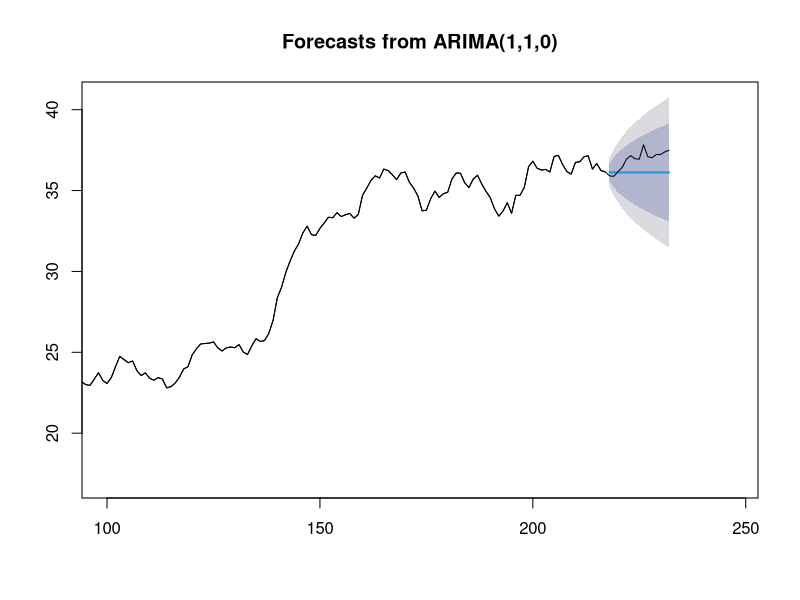
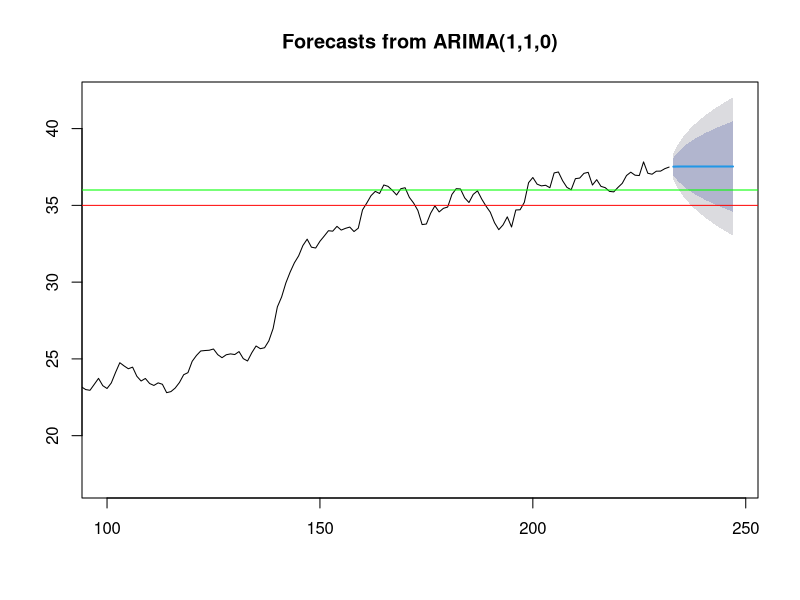

Recreate these plots in R, in order.
# //This tool is currently under development//

# This algorithm uses ARIMA to predict time series data. The hyperparameters 
#  of ARIMA are computed by exhaustive search and thus take some time. 
# The algorithm may be employed to predict stock market data (prices etc.).
# One of my ideas is to apply this automatic ARIMA model to the representation
#  of the time series obtained from LSTM (see MyPythonScripts). By doing
#  that we eliminate the influence of stochastic processes in the market
#  on the final prediction. The advantage of using ARIMA here is that it
#  1) simple and 2) it calculates confidence bounds of the prediction to
#  assess the risk of investments. 

library('forecast')

Data <- read.csv('LSTM_Predicted.csv', header = FALSE)
D_r <- as.data.frame(Data[1:(nrow(Data)-15),])
Nsteps <- 15
Max_params <- 10
D <- NA # 1 or NA
Crit <- 'bic' # 'aic', 'bic', or 'aicc'
root_test <- 'kpss' # 'kpss, 'adf', or 'pp'
seas_test <- 'ocsb' # 'ocsb', or 'ch'
Crit_point_1 <- 36
Crit_point_2 <- 35

ptm <- proc.time()

Custom_arima <- function(Data, Max_params, D)
{
fit_arima <- auto.arima(Data, d = NA, D = D, max.p = Max_params, max.q = Max_params, 
                        max.P = Max_params, max.Q = Max_params, max.order = 50, 
                        max.d = Max_params, max.D = Max_params, 
                        start.p = 1,
                        start.q = 1, start.P = 1, start.Q = 1, stationary = FALSE,
                        seasonal = TRUE, ic = Crit, stepwise = FALSE,
                        trace = TRUE, approximation = FALSE,
                        truncate = NULL, xreg = NULL, test = root_test,
                        seasonal.test = seas_test, allowdrift = TRUE, allowmean = TRUE,
                        lambda = NULL, biasadj = FALSE, parallel = TRUE, num.cores = 2)
return(fit_arima)
}
arima_test <- Custom_arima(D_r, Max_params, D)
arima_predict <- Custom_arima(Data, Max_params, D)

forecast_arimatest <- forecast(arima_test, h = Nsteps)
forecast_arimapredict <- forecast(arima_predict, h = Nsteps)

plot(forecast_arimatest, 
     xlim = c(100, nrow(Data)+Nsteps)) 
lines(Data)
plot(forecast_arimapredict, 
     xlim = c(100, nrow(Data)+Nsteps)) 
abline(h = Crit_point_1, col = 'green')
abline(h = Crit_point_2, col = 'red')

Lower <- as.numeric(forecast_arimapredict$lower[,2])
Upper <- as.numeric(forecast_arimapredict$upper[,2])

Crit_1_risk <- signif((sum(Crit_point_1 - Lower[Lower < Crit_point_1])/
               sum(Upper-Lower)) * 100, 4)
Crit_2_risk <- signif((sum(Crit_point_2 - Lower[Lower < Crit_point_2])/
                sum(Upper-Lower)) * 100, 4)

print(proc.time() - ptm)
print(paste0('Risk of Crit_point_1 is: ', Crit_1_risk, ' %'))
print(paste0('Risk of Crit_point_2 is: ', Crit_2_risk, ' %'))


  
